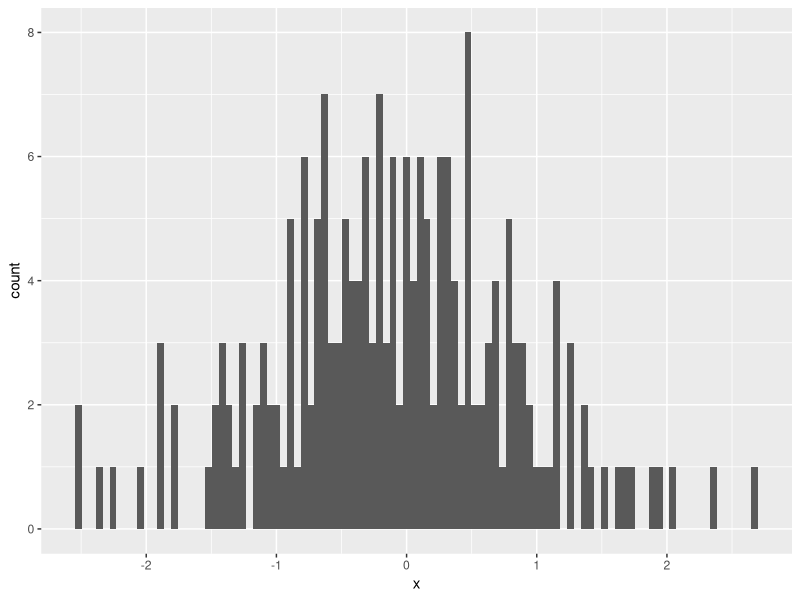
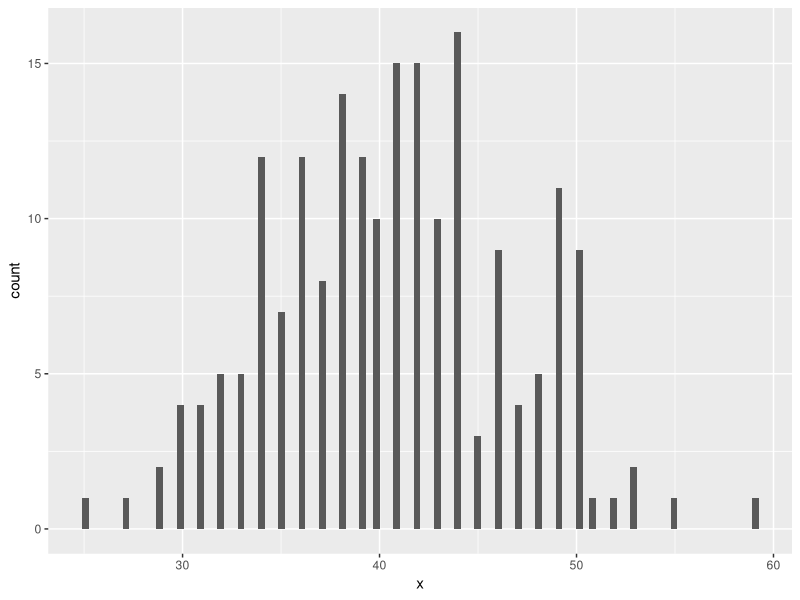
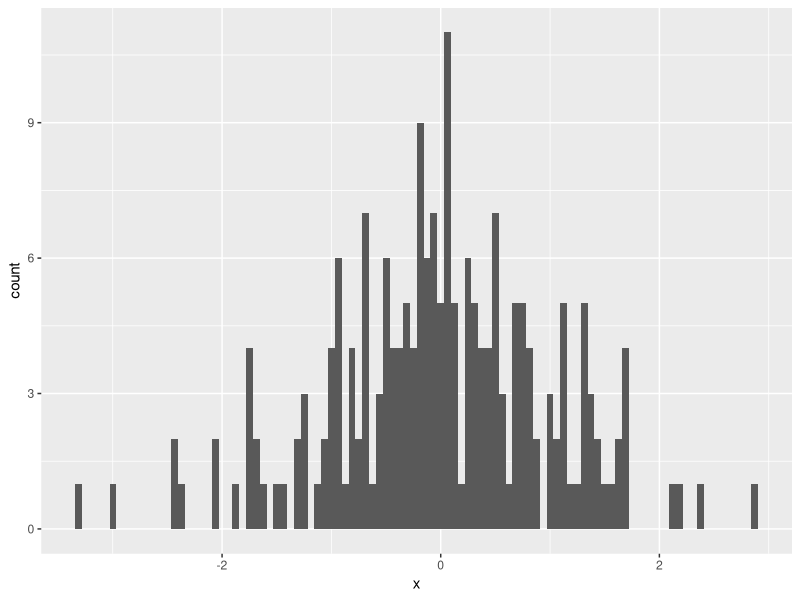
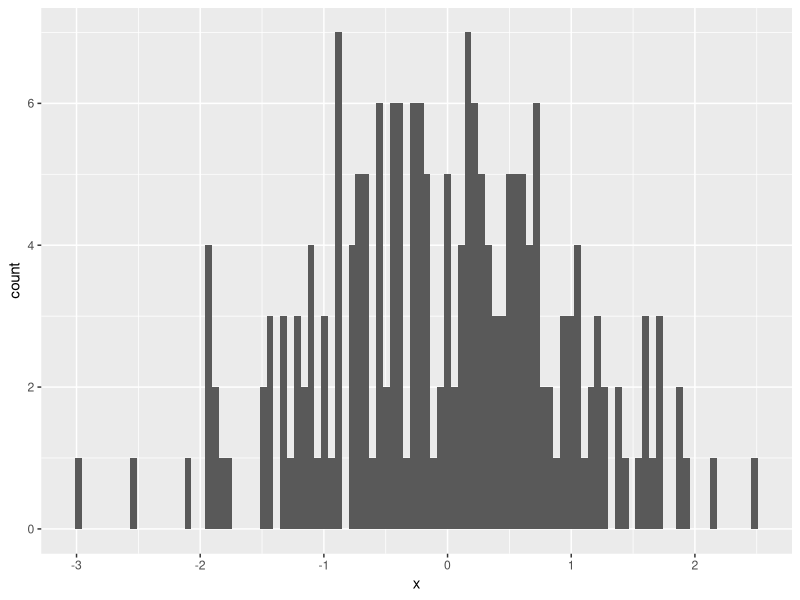
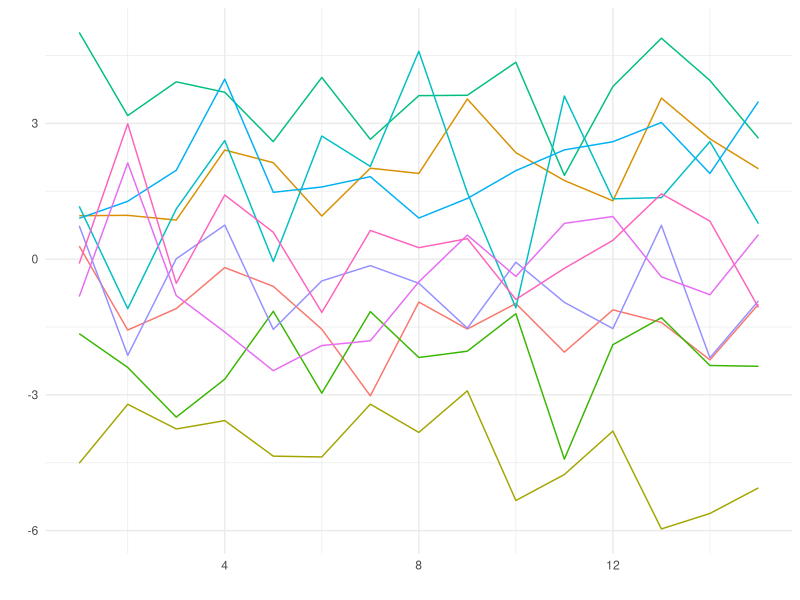

Reproduce these figures in R, in order.
## ---- chunk 1

# knitr::opts_chunk$set(eval = FALSE)

## ---- chunk 2
library(magrittr)
library(ggplot2)
tibble::tibble( x = rnorm(200) ) %>% 
  ggplot(aes(x = x)) + 
  geom_histogram(bins = 100)
## ---- chunk 3
y <- 5
x <- 3
x + y
## ---- chunk 4
tibble::tibble( x = rpois(200, 40) ) %>% 
  ggplot(aes(x = x)) + 
  geom_histogram(bins = 100)
## ---- chunk 5
tibble::tibble( x = rnorm(200) ) %>% 
  ggplot(aes(x = x)) + 
  geom_histogram(bins = 100)
## ---- chunk 6
library(magrittr)
library(ggplot2)
tibble::tibble( x = rnorm(200) ) %>% 
  ggplot(aes(x = x)) + 
  geom_histogram(bins = 100)
## ---- chunk 7
tibble::tibble(
  id = rep(1:10, each = 15) %>% as.character(),
  starting_point = rep(runif(10, min = -4, max = 4), each = 15),
  time = rep(1:15, times = 10),
  value = rnorm(15*10) + starting_point
) %>% 
  ggplot(aes(x = time, y = value, color = id)) + 
  geom_line(size = 0.5) +
  theme_minimal() +
  labs(x = '', y = '') +
  guides(color = FALSE) +
  theme_minimal()
